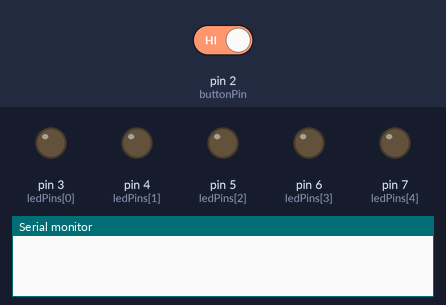
The sketch below on a simulated Arduino Uno, built with avr-gcc and run on an emulated ATmega328P. Parts: output pins drawn as LEDs (lit = HIGH), the last lines printed to the serial monitor. The inputs (shaded band) are chosen by the test bench; at power-on: pin 2 (buttonPin) HIGH.

Above: at 10.8 s.
10.9 s: pin 2 (buttonPin) driven LOW
At 15.8 s:
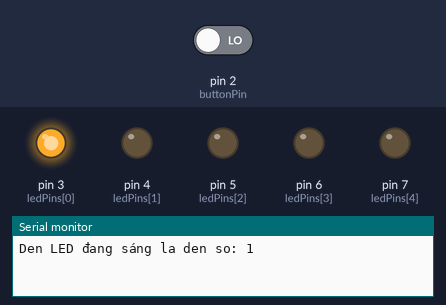
At 20.2 s:
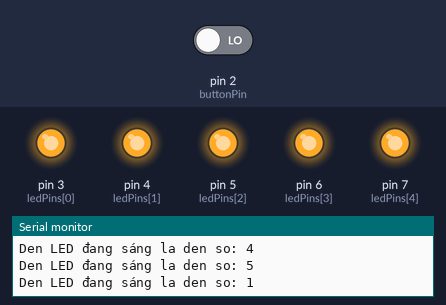
20.5 s: pin 2 (buttonPin) driven HIGH
At 25.8 s:
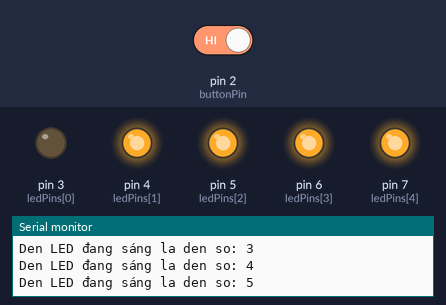
Timing chart, 0 to 30.5 s (numbered marks = the images above; inputs shaded):
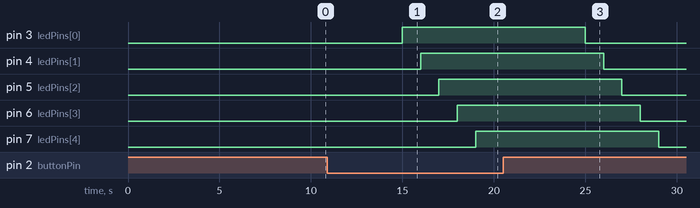

Measured:
- after the input at 10.9 s, pin 3 (ledPins[0]): LOW → HIGH after 4.1 s; pin 4 (ledPins[1]): LOW → HIGH after 5.1 s; pin 5 (ledPins[2]): LOW → HIGH after 6.1 s; pin 6 (ledPins[3]): LOW → HIGH after 7.1 s; pin 7 (ledPins[4]): LOW → HIGH after 8.1 s
- after the input at 20.5 s, pin 3 (ledPins[0]): HIGH → LOW after 4.5 s; pin 4 (ledPins[1]): HIGH → LOW after 5.5 s; pin 5 (ledPins[2]): HIGH → LOW after 6.5 s; pin 6 (ledPins[3]): HIGH → LOW after 7.5 s; pin 7 (ledPins[4]): HIGH → LOW after 8.5 s

The sketch:

BLKlab_Code_Dieu_Khien_LED_Don_Bang_Nut_Nhan.ino
```cpp
/*
 * ================================================================================*
 *                            BANLINHKIEN.COM
 * ================================================================================*
 *      ĐIỀU KHIỂN LED BẰNG NÚT NHẤN (Hướng dẫn xác định LED nào đang sáng)
 *
 * Đấu nối:
  -D2: nối với chân nút nhấn      -D5: nối với chân led 3
  -D3: nối với chân led 1         -D6: nối với chân led 4
  -D4: nối với chân led 2         -D7: nối với chân led 5
 */

const int ledPins[] = {3, 4, 5, 6, 7};                      // Khai báo mảng chứa các chân kết nối của lED với Arduino
const int buttonPin = 2;                                    // Khai báo chân kết nối của nút nhấn với Arduino
int buttonState = 0;                                        // Trạng thái hiện tại của nút nhấn
int dem=0;

void setup()
{
  Serial.begin(9600);                                       // Mở cổng Serial để Hiển thị đèn LED sáng hiện tại
  for (int i = 0; i < 5; i++)
  {
    pinMode(ledPins[i], OUTPUT);                            // Cài đặt chân là OUTPUT để điều khiển LED
    digitalWrite(ledPins[i], LOW);                          // Tắt tất cả các LED ban đầu
  }
  pinMode(buttonPin, INPUT_PULLUP);                         // Cài đặt chân nút nhấn là INPUT_PULLUP
}

void loop()
{
  buttonState = digitalRead(buttonPin);                    // Đọc trạng thái nút nhấn
  if (buttonState == LOW)                                  // Nếu nút nhấn được nhấn xuống
  {
    for (int i = 0; i < 5; i++)                            // Dùng for để bật lần lượt các LED
    {
      digitalWrite(ledPins[i], HIGH);                      // Hiển thị LED với các giá trị i tương ứng
      dem=i+1;                                             // Biến 'dem' là số thứ tự đèn LED đang sáng hiện tại
      Serial.print("Den LED đang sáng la den so: ");       // Hiển thị trên cổng Serial đèn LED hiện tại đang sáng
      Serial.println(dem);                                 // Sau 1 giây sẽ bật 1 LED, LED được bật cuối cùng là LED số 5
      delay(1000);
    }
  }
  else                                                    // Ngược lại nếu nút nhấn được nhả ra
  {
    for (int i = 0; i < 5; i++)                           // Dùng for để tắt các LED
    {
      digitalWrite(ledPins[i], LOW);                      // LED được tắt cuối cùng là LED số 5
      delay(1000);
    }
  }

}
```
